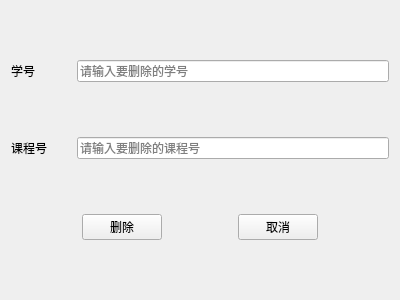
<?xml version="1.0" encoding="UTF-8"?>
<ui version="4.0">
 <class>delete_grade</class>
 <widget class="QWidget" name="delete_grade">
  <property name="geometry">
   <rect>
    <x>0</x>
    <y>0</y>
    <width>400</width>
    <height>300</height>
   </rect>
  </property>
  <property name="windowTitle">
   <string>Form</string>
  </property>
  <layout class="QGridLayout" name="gridLayout">
   <item row="0" column="0">
    <layout class="QHBoxLayout" name="horizontalLayout">
     <item>
      <widget class="QLabel" name="label">
       <property name="minimumSize">
        <size>
         <width>60</width>
         <height>0</height>
        </size>
       </property>
       <property name="text">
        <string>学号</string>
       </property>
      </widget>
     </item>
     <item>
      <widget class="QLineEdit" name="lineEdit_Sno">
       <property name="placeholderText">
        <string>请输入要删除的学号</string>
       </property>
      </widget>
     </item>
    </layout>
   </item>
   <item row="1" column="0">
    <layout class="QHBoxLayout" name="horizontalLayout_3">
     <item>
      <widget class="QLabel" name="label_2">
       <property name="minimumSize">
        <size>
         <width>60</width>
         <height>0</height>
        </size>
       </property>
       <property name="text">
        <string>课程号</string>
       </property>
      </widget>
     </item>
     <item>
      <widget class="QLineEdit" name="lineEdit_Cno">
       <property name="placeholderText">
        <string>请输入要删除的课程号</string>
       </property>
      </widget>
     </item>
    </layout>
   </item>
   <item row="2" column="0">
    <layout class="QHBoxLayout" name="horizontalLayout_2">
     <item>
      <spacer name="horizontalSpacer_2">
       <property name="orientation">
        <enum>Qt::Horizontal</enum>
       </property>
       <property name="sizeHint" stdset="0">
        <size>
         <width>38</width>
         <height>17</height>
        </size>
       </property>
      </spacer>
     </item>
     <item>
      <widget class="QPushButton" name="btnDelete">
       <property name="text">
        <string>删除</string>
       </property>
      </widget>
     </item>
     <item>
      <spacer name="horizontalSpacer">
       <property name="orientation">
        <enum>Qt::Horizontal</enum>
       </property>
       <property name="sizeHint" stdset="0">
        <size>
         <width>48</width>
         <height>17</height>
        </size>
       </property>
      </spacer>
     </item>
     <item>
      <widget class="QPushButton" name="btnCancel">
       <property name="text">
        <string>取消</string>
       </property>
      </widget>
     </item>
     <item>
      <spacer name="horizontalSpacer_3">
       <property name="orientation">
        <enum>Qt::Horizontal</enum>
       </property>
       <property name="sizeHint" stdset="0">
        <size>
         <width>58</width>
         <height>17</height>
        </size>
       </property>
      </spacer>
     </item>
    </layout>
   </item>
  </layout>
 </widget>
 <resources/>
 <connections/>
</ui>
